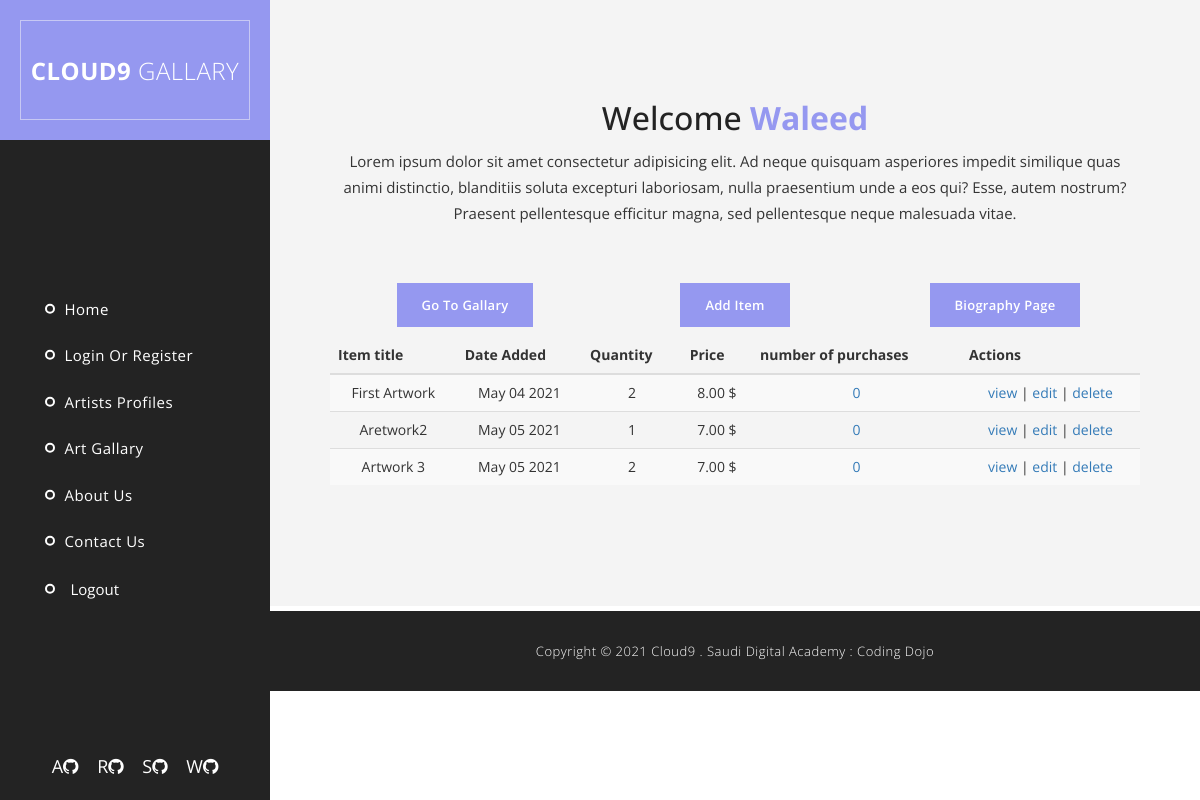
The page /sucsess (signed in) on the database as committed earlier.
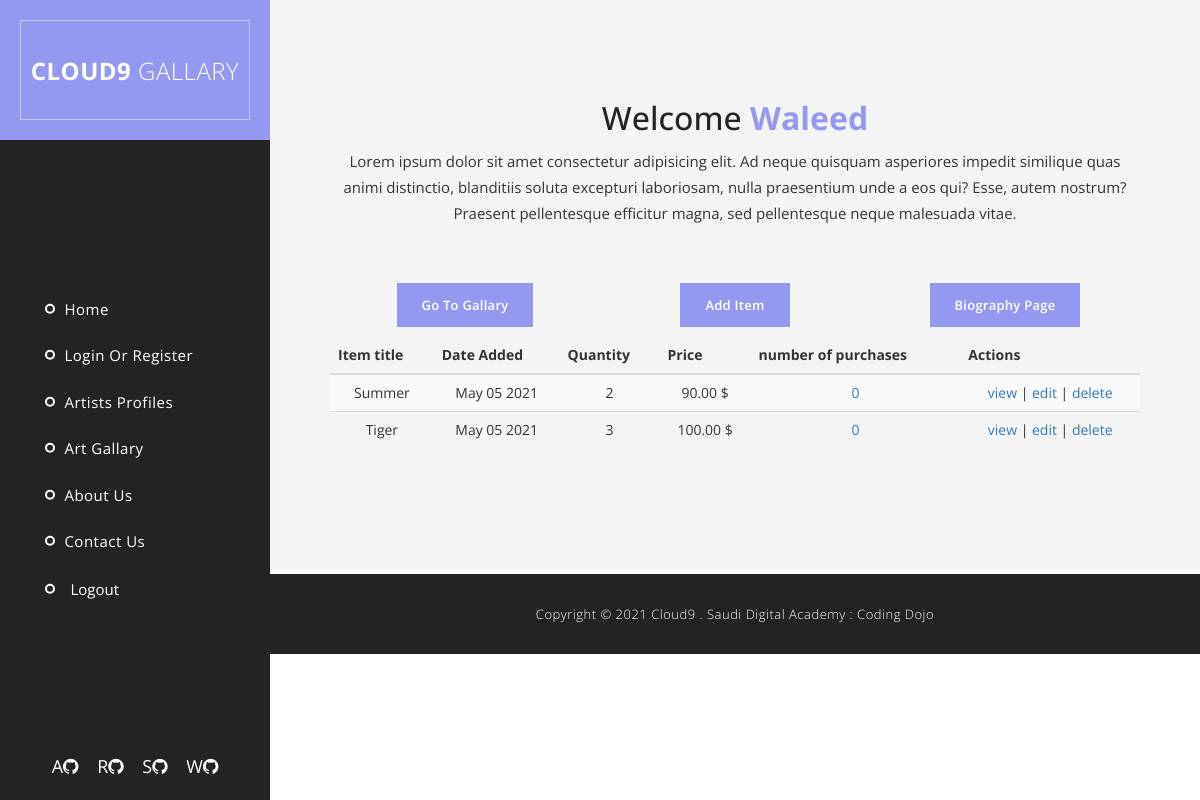
The same page on the database as committed later.
### art_app/models.py (models this page shows)
class Artist(models.Model):
    account = models.OneToOneField(Account, on_delete=models.CASCADE, primary_key=True)
    bio = models.TextField()
    img = models.ImageField(upload_to='images/')

class Account(models.Model):
    first_name = models.CharField(max_length = 45)
    last_name = models.CharField(max_length = 45)
    email = models.CharField(max_length = 50)
    password =  models.CharField(max_length = 50)
    is_customer = models.BooleanField(default = False)
    is_artist = models.BooleanField(default = False)
    city = models.CharField(max_length = 50)
    created_at = models.DateTimeField(auto_now_add=True)
    updated_at = models.DateTimeField(auto_now=True)

class Artwork(models.Model):
    title = models.CharField(max_length = 45)
    description = models.TextField()
    quantity = models.IntegerField()
    size = models.CharField(max_length = 15)
    price = models.DecimalField(max_digits=8, decimal_places=2)
    artist = models.ForeignKey(Artist, related_name="artworks", on_delete= models.CASCADE)
    customer = models.ManyToManyField(Customer, related_name = "purchases")
    created_at = models.DateTimeField(auto_now_add=True)
    updated_at = models.DateTimeField(auto_now=True)

### art_app/views.py (the view)
# urls.py: path('sucsess', views.sucsess), # to render appropriate template for artist/customer
def sucsess(request):
    this_account = Account.objects.get(id=request.session['uid'])
    if this_account.is_artist:
        this_account = Artist.objects.get(account_id=request.session['uid'])
        context = {
            "this_user": Artist.objects.get(account_id=request.session['uid']),
        }
        return render(request, "artist_dashboard_1.html", context)
    else:
        this_account = Customer.objects.get(account_id=request.session['uid'])
        context = {
            "this_user": this_account,
        }
        return render(request, "index.html", context)  # should be gallery

### art_app/templates/artist_dashboard_1.html (shortened to what this page needs)
<!DOCTYPE html>
<html>
    <head>
        {%load static%}
        <link rel='stylesheet' href="{% static 'css/bootstrap.min.css' %}">
        <link rel='stylesheet' href="{% static 'css/bootstrap-theme.min.css' %}">
        <link rel='stylesheet' href="{% static 'css/fontAwesome.css' %}">
        <link rel='stylesheet' href="{% static 'css/light-box.css' %}">
        <link rel='stylesheet' href="{% static 'css/owl-carousel.css' %}">
        <link rel='stylesheet' href="{% static 'css/templatemo-style.css' %}">
        <link rel='stylesheet' href="{% static 'css/style.css' %}">
    </head>
<body>
    <div class="sidebar-navigation hidde-sm hidden-xs">
        <div class="logo">
            <a href="/">Cloud9<em> Gallary</em></a>
        </div>
        <nav>
            <ul>
                <li>
                    <a href="/"><span class="circle"></span>
                        Home
                    </a>
                </li>
                <li>
                    <a href="#"><span class="circle"></span>
                        Login Or Register
                    </a>
                </li>
                <li>
                    <a href="/all_artists"><span class="circle"></span>
                        Artists Profiles
                    </a>
                </li>
                <li>
                    <a href="/art_gallery"><span class="circle"></span>
                        Art Gallary
                    </a>
                </li>
                <li>
                    <a href="/"><span class="circle"></span>
                        About Us
                    </a>
                </li>
                <li>
                    <a href="/"><span class="circle"></span>
                        Contact Us
                    </a>
                </li>
                <li>
                    <a href="/logout"><span class="circle"></span>
                    <button class="btn-logout" type="submit">Logout</button> </a></li>
            </ul>
        </nav>
            <ul class="social-icons">
                <li><a href="https://github.com/abeeralamri">A<i class="fa fa-github"></i></a></li>
                <li><a href="https://github.com/Reem-nm">R<i class="fa fa-github"></i></a></li>
                <li><a href="https://github.com/sosoulfull">S<i class="fa fa-github"></i></a></li>
                <li><a href="https://github.com/AlmotairiW">W<i class="fa fa-github"></i></a></li>
            </ul>
        </div>
        <div class="page-content">
            <section id="video" class="content-section">
                <div class="row">
                    <div class="col-md-12">
                        <div class="section-heading">
                            <h1>Welcome<em> {{this_user.account.first_name}} </em></h1>
                            <p>Lorem ipsum dolor sit amet consectetur adipisicing elit. Ad neque quisquam asperiores impedit similique quas animi distinctio, blanditiis soluta excepturi laboriosam, nulla praesentium unde a eos qui? Esse, autem nostrum?
                                Praesent pellentesque efficitur magna, sed pellentesque neque malesuada vitae.</p>
                        </div>
                        <div class="col-md-4">
                            <div class="accent-button button">
                                <a href="/art_gallery"> Go to Gallary</a>
                            </div>
                        </div>
                        <div class="col-md-4">
                            <div class="accent-button button">
                                <a href="/add_item"> Add Item</a>
                            </div>
                        </div>
                        <div class="col-md-4">
                            <div class="accent-button button">
                                <a href="/show_artist_profile/{{this_user.account.id}}"> Biography Page</a>
                            </div>
                        </div>
                        <div class="item">
                            <div class="section-content">
                                <div class="content">
                                    <table class="table table-striped">
                                        <thead>
                                            <tr>
                                                <th>Item title</th>
                                                <th>Date Added</th>
                                                <th>Quantity</th>
                                                <th>Price</th>
                                                <th>number of purchases</th>
                                                <th>Actions</th>
                                            </tr>
                                        </thead>
                                        <tbody>
                                            {% for item in this_user.artworks.all %}
                                                    <tr>
                                                        <td>{{item.title}}</td>
                                                        <td>{{item.created_at|date:'M d Y'}}</td>
                                                        <td>{{item.quantity}}</td>
                                                        <td>{{item.price}} $</td>
                                                        <td><a href="#">{{item.customer.all|length}}</a></td>
                                                        <td><a href="/artwork_info/{{item.id}}">view</a> | <a href="/edit_item/{{item.id}}">edit</a> | <a href="/delete_artwork/{{item.id}}">delete</a></td>
                                                    </tr>
                                            {% endfor %}
                                        </tbody>
                                    </table>
                                </div>
                            </div>
                        </div>
                    </div>
                    <div class="col-md-12">
                    </div>
                </div>
            </section>
            <section class="footer">
                <p>Copyright &copy; 2021 Cloud9
                . Saudi Digital Academy : Coding Dojo</p>
            </section>
        </div>
</body>
</html>

### art_app/static/css/light-box.css (style rules this page uses)
body:after { content: url(../img/close.png) url(../img/loading.gif) url(../img/prev.png) url(../img/next.png); display: none; }

### art_app/static/css/templatemo-style.css (style rules this page uses)
body { font-family: 'Open Sans', sans-serif; }
p { font-size: 13px; color: #7a7a7a; line-height: 24px; }
.page-content { width: 77.5%; float: right; }
.content-section { padding-top: 80px; position: relative; width: 100%; display: inline-block; height: auto; left: 50%; text-align: center; -webkit-transform: translateX(-50%); -moz-transform: translateX(-50%); -ms-transform: translateX(-50%); -o-transform: translateX(-50%); transform: translateX(-50%); }
.section-heading { text-align: left; position: relative; margin-bottom: 60px; }
.section-heading h1 { margin-top: 0px; font-size: 32px; color: #232323; display: inline-block; margin-right: 50px; }
.section-heading em { font-style: normal; font-weight: 700; color: #9598f0; }
.section-heading p { display: inline-block; font-size: 15px; line-height: 26px; color: #343434; position: absolute; top: 12.5px; }
.accent-button a { font-size: 13px; font-weight: 600; color: #fff; text-transform: capitalize; background-color: #9598f0; display: inline-block; height: 44px; line-height: 44px; padding: 0px 25px; letter-spacing: 0.25px; text-decoration: none; transition: all 0.3s; }
.sidebar-navigation { width: 22.5%; float: left; height: 100%; position: fixed; background-color: rgba(12,12,12,0.9); z-index: 10; }
.sidebar-navigation .logo { position: absolute; width: 100%; height: 140px; line-height: 100px; background-color: #9598f0; padding: 20px; text-align: center; }
.sidebar-navigation .logo a { text-decoration: none; color: #fff; font-size: 24px; font-weight: 700; text-transform: uppercase; letter-spacing: 0.5px; height: 100px; width: 100%; display: inline-block; border: 1px solid rgba(250,250,250,0.5); }
.sidebar-navigation .logo em { font-style: normal; font-weight: 300; }
.sidebar-navigation nav { position: relative; top: 60%; left: 60%; -webkit-transform: translateX(-60%) translateY(-60%); -moz-transform: translateX(-60%) translateY(-60%); -ms-transform: translateX(-60%) translateY(-60%); -o-transform: translateX(-60%) translateY(-60%); transform: translateX(-60%) translateY(-60%); }
.sidebar-navigation ul { margin-left: 45px; list-style: none; padding: 0; }
.sidebar-navigation li { padding: 10px 0; }
.sidebar-navigation span { display: inline-block; position:relative; }
.sidebar-navigation nav a { display: inline-block; color: #fff; margin-top: 5px; text-decoration: none!important; font-size: 15px; letter-spacing: 0.5px; text-transform: capitalize; }
.circle { margin-right: 5px; height: 10px; width: 10px; left: 0px; top: -1px; border-radius: 50%; background-color: transparent; border: 2px solid #fff; transition: all 0.3s; }
.sidebar-navigation .social-icons { position: absolute; width: 100%; bottom: 10px; padding: 0; margin: 0; text-align: center; }
.sidebar-navigation .social-icons li { display: inline-block; margin-right: 15px; margin-top: 0px; margin-bottom: 0px; }
.sidebar-navigation .social-icons li:last-child { margin-right: 0px; }
.sidebar-navigation .social-icons li a { font-size: 18px; color: #fff; transition: all 0.5s; }
#video { text-align: center; background-color: #f4f4f4; padding: 100px 60px; }
#video .section-heading { margin-bottom: 30px; text-align: center; }
#video .section-heading h1 { display: block; margin: 0px; }
#video .section-heading p { position: relative; margin: 0px; }
#video .accent-button { margin-top: 30px; }
.footer { background-color: rgba(12,12,12,0.9); height: 80px; line-height: 80px; display: inline-block; text-align: center; width: 100%; }
.footer p { margin-bottom: 0px; font-size: 13px; line-height: 80px; color: #fff; letter-spacing: 0.5px; font-weight: 300; }

### art_app/static/css/style.css (style rules this page uses)
body { background: -webkit-linear-gradient(top, rgba(255, 255, 255, 0.9), rgba(255, 255, 255, 0.9)); background-repeat: no-repeat; }
.col-md-4 { margin-bottom: 10px; margin-top: 10px; }
.btn-logout { background-color: Transparent; background-repeat:no-repeat; border: none; cursor:pointer; overflow: hidden; }

Rows that differ between the two databases and show on the page:
removed Artwork: title "First Artwork", created_at "May 04 2021", quantity "2", price "8.00", customer.all|length "0"
removed Artwork: title "Aretwork2", created_at "May 05 2021", quantity "1", price "7.00", customer.all|length "0"
removed Artwork: title "Artwork 3", created_at "May 05 2021", quantity "2", price "7.00", customer.all|length "0"
added Artwork: title "Summer", created_at "May 05 2021", quantity "2", price "90.00", customer.all|length "0"
added Artwork: title "Tiger", created_at "May 05 2021", quantity "3", price "100.00", customer.all|length "0"
